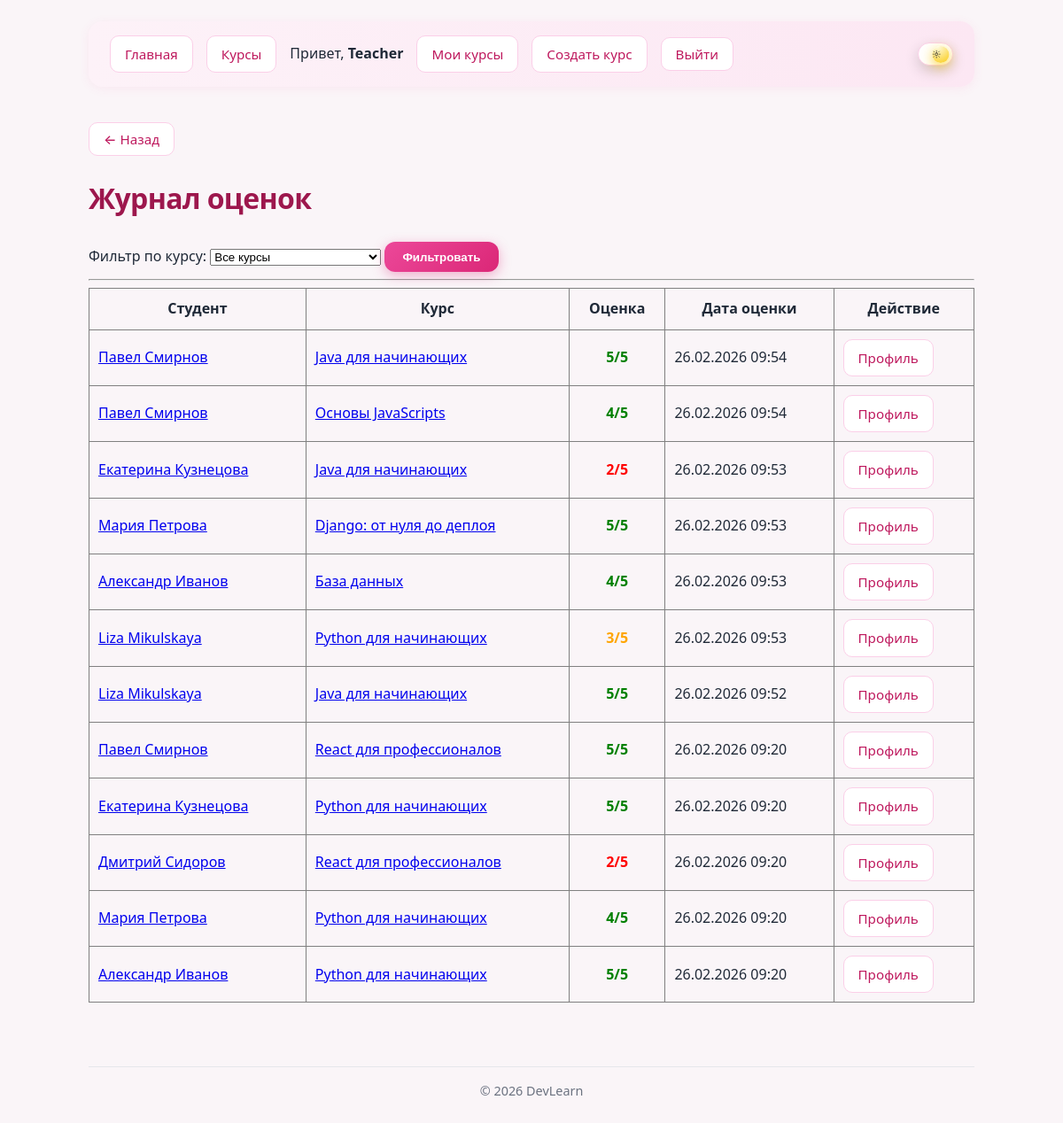
Page /courses/grade-book/ (signed in) on the committed database.
### courses/models.py (models this page shows, shortened)
class Grade(models.Model):
    student = models.ForeignKey(
        settings.AUTH_USER_MODEL,
        on_delete=models.CASCADE,
        related_name="grades",
        verbose_name="Студент",
    )
    course = models.ForeignKey(
        Course,
        on_delete=models.CASCADE,
        related_name="grades",
        verbose_name="Курс",
    )
    grade = models.IntegerField(
        "Оценка",
        choices=[(i, str(i)) for i in range(1, 6)],
        default=1,
    )
    date = models.DateTimeField("Дата оценки", auto_now=True)
    class Meta:
        unique_together = ["student", "course"]
        ordering = ["-date"]

class Course(models.Model):
    title = models.CharField("Название", max_length=100)
    description = models.TextField("Описание", blank=True)
    category = models.ForeignKey(
        "Category",
        on_delete=models.SET_NULL,
        null=True,
        blank=True,
        related_name="courses",
        verbose_name="Категория",
    )
    author = models.ForeignKey(
        settings.AUTH_USER_MODEL,
        on_delete=models.CASCADE,
        related_name="authored_courses",
        verbose_name="Автор",
    )
    price = models.DecimalField(
        "Цена",
        max_digits=10,
        decimal_places=2,
        default=0,
    )
    created_at = models.DateTimeField(auto_now_add=True)
    class Meta:
        ordering = ["-created_at"]

### courses/views.py (the view)
# urls.py: path("grade-book/", views.GradeBookView.as_view(), name="grade_book"),
class GradeBookView(LoginRequiredMixin, ListView):
    template_name = "courses/grade_book.html"
    context_object_name = "grades"
    login_url = reverse_lazy("users:login")
    def get_queryset(self):
        return Grade.objects.select_related("student", "course").order_by("-date")
    def get_context_data(self, **kwargs):
        context = super().get_context_data(**kwargs)
        context["courses"] = Course.objects.all()
        course_id = self.request.GET.get("course")
        if course_id and course_id.isdigit():
            context["grades"] = context["grades"].filter(course_id=int(course_id))
            context["selected_course"] = int(course_id)
        return context

### users/context_processors.py (called while the page is built)
def user_role(request):
    is_teacher = False
    if request.user.is_authenticated:
        profile = getattr(request.user, "profile", None)
        is_teacher = profile and profile.role == "teacher"
    return {"is_teacher": is_teacher}

### courses/templates/courses/grade_book.html (shortened to what this page needs)
{% extends "base.html" %}
{% block content %}
<h1>Журнал оценок</h1>
<div class="filter-section">
    <form method="get" class="filter-form">
        <label for="course-select">Фильтр по курсу:</label>
        <select name="course" id="course-select">
            <option value="">Все курсы</option>
        </select>
        <button type="submit" class="btn-primary">Фильтровать</button>
    </form>
</div>
<hr>
{% if grades %}
    <div class="grade-book-section">
        <table border="1" cellpadding="10" style="width: 100%; border-collapse: collapse;">
            <thead>
                <tr>
                    <th>Студент</th>
                    <th>Курс</th>
                    <th>Оценка</th>
                    <th>Дата оценки</th>
                    <th>Действие</th>
                </tr>
            </thead>
            <tbody>
                {% for grade in grades %}
                    <tr>
                        <td>
                            <a href="{% url 'courses:student_detail' grade.student.id %}">
                                {{ grade.student.get_full_name|default:grade.student.username }}
                            </a>
                        </td>
                        <td>
                            <a href="{% url 'courses:course_detail' grade.course.id %}">
                                {{ grade.course.title }}
                            </a>
                        </td>
                        <td style="text-align: center; font-weight: bold;">
                            {% if grade.grade >= 4 %}
                                <span style="color: green;">{{ grade.grade }}/5</span>
                            {% elif grade.grade == 3 %}
                                <span style="color: orange;">{{ grade.grade }}/5</span>
                            {% else %}
                                <span style="color: red;">{{ grade.grade }}/5</span>
                            {% endif %}
                        </td>
                        <td>{{ grade.date|date:"d.m.Y H:i" }}</td>
                        <td>
                            <a href="{% url 'courses:student_detail' grade.student.id %}" class="btn-nav">Профиль</a>
                        </td>
                    </tr>
                {% endfor %}
            </tbody>
        </table>
    </div>
{% else %}
    <p>Оценок в журнале нет.</p>
{% endif %}
{% endblock %}

### templates/base.html (shortened to what this page needs)
{% load static %}
<!DOCTYPE html>
<html lang="ru">
<head>
    <link rel="stylesheet" href="{% static 'css/style.css' %}">
</head>
<body>
    <nav>
        <a href="{% url 'index' %}" class="btn-nav">Главная</a>
        <a href="{% url 'courses:course_list' %}" class="btn-nav">Курсы</a>
        {% if user.is_authenticated %}
            <span>Привет, <strong>{{ user.username }}</strong></span>
            <a href="{% url 'courses:my_courses' %}" class="btn-nav">Мои курсы</a>
            {% if is_teacher %}
                <a href="{% url 'courses:course_create' %}" class="btn-nav">Создать курс</a>
            {% endif %}
            <form method="post" action="{% url 'users:logout' %}" class="form-inline">
                <button type="submit" class="btn-nav btn-logout">Выйти</button>
            </form>
        {% else %}
            <a href="{% url 'users:login' %}" class="btn-nav">Войти</a>
            <a href="{% url 'users:register' %}" class="btn-nav">Регистрация</a>
        {% endif %}
        <button
            type="button"
            class="theme-toggle"
            id="theme-toggle"
            aria-label="Переключить тему"
        >
            <span class="theme-toggle__thumb">
            </span>
        </button>
    </nav>
    <main>
        {% if request.path != '/' %}
        <p class="back-row">
            <button type="button" class="btn-nav btn-back" onclick="history.back()" aria-label="Назад">← Назад</button>
        </p>
        {% endif %}
        {% block content %}{% endblock %}
    </main>
    <footer>
        <hr>
        <p class="footer-copy">&copy; 2026 DevLearn</p>
    </footer>
</body>
</html>

### static/css/style.css (style rules this page uses)
:root { --pink-50: #fdf2f8; --pink-100: #fce7f3; --pink-200: #fbcfe8; --pink-300: #f9a8d4; --pink-400: #f472b6; --pink-500: #ec4899; --pink-600: #db2777; --pink-700: #be185d; --pink-800: #9d174d; --pink-900: #831843; --bg: #faf5f8; --card-bg: #ffffff; --text: #1f2937; --text-muted: #6b7280; --accent: #db2777; --accent-hover: #be185d; --border: #fbcfe8; --nav-bg: linear-gradient(90deg, #fdf2f8 0%, #fce7f3 100%); --nav-shadow: 0 2px 12px rgba(236, 72, 153, 0.08); --card-shadow: 0 4px 20px rgba(0, 0, 0, 0.06); --card-shadow-hover: 0 8px 30px rgba(236, 72, 153, 0.12); --hr-color: #e5e7eb; }
body { background: var(--bg); color: var(--text); line-height: 1.6; font-family: system-ui, -apple-system, "Segoe UI", Roboto, sans-serif; max-width: 1000px; margin: 0 auto; padding: 1.5rem; }
nav { background: var(--nav-bg); padding: 1rem 1.5rem; border-radius: 16px; box-shadow: var(--nav-shadow); display: flex; align-items: center; gap: 15px; margin-bottom: 2.5rem; flex-wrap: wrap; }
nav a, .btn-nav { display: inline-block; color: var(--pink-700); text-decoration: none; font-weight: 500; padding: 0.5rem 1rem; border-radius: 10px; border: 1px solid var(--pink-200); background: var(--card-bg); transition: background 0.2s, box-shadow 0.2s; cursor: pointer; font-size: 0.95rem; }
nav a.btn-nav { border: 1px solid var(--pink-200); }
nav .form-inline, nav form { display: inline; }
.btn-logout { background: var(--card-bg); border: 1px solid var(--pink-200); color: var(--pink-700); font-family: inherit; }
.btn-primary { display: inline-block; background: linear-gradient(135deg, #ec4899 0%, #db2777 100%); color: white !important; padding: 0.6rem 1.25rem; border-radius: 12px; border: none; font-weight: 600; text-decoration: none; box-shadow: 0 4px 14px rgba(219, 39, 119, 0.35); transition: transform 0.2s, box-shadow 0.2s; cursor: pointer; }
.back-row { margin-bottom: 1.25rem; }
.btn-back { font-family: inherit; }
h1 { color: var(--pink-800); font-weight: 700; letter-spacing: -0.02em; margin-bottom: 1.5rem; }
footer { margin-top: 3rem; padding-top: 1rem; }
.footer-copy { text-align: center; color: var(--text-muted); font-size: 0.9rem; }
footer hr { border: none; border-top: 1px solid var(--hr-color); }
.theme-toggle { position: relative; width: 2.5rem; height: 1.6rem; padding: 1px; border-radius: 999px; border: 1px solid var(--border); background: var(--card-bg); box-shadow: 0 6px 16px rgba(0, 0, 0, 0.16); display: inline-flex; align-items: center; justify-content: flex-start; cursor: pointer; outline: none; transition: background 0.2s, box-shadow 0.2s, border-color 0.2s; margin-left: auto; }
.theme-toggle__thumb { position: relative; width: 1.2rem; height: 1.2rem; border-radius: 999px; background: radial-gradient(circle at 30% 0%, #fefce8, #facc15); box-shadow: 0 4px 14px rgba(250, 204, 21, 0.85); display: inline-flex; align-items: center; justify-content: center; color: #020617; transform: translateX(0); transition: transform 0.25s cubic-bezier(0.4, 0, 0.2, 1), background 0.25s ease-out, box-shadow 0.25s ease-out; }
.theme-toggle__icon { width: 0.9rem; height: 0.9rem; display: block; }
.theme-toggle__icon--sun { opacity: 1; transform: scale(1); transition: opacity 0.2s ease-out, transform 0.2s ease-out; }
.theme-toggle[data-theme-state="light"] { background: var(--card-bg); border-color: var(--border); }
.theme-toggle[data-theme-state="light"] .theme-toggle__thumb { transform: translateX(0.9rem); }
.theme-toggle[data-theme-state="light"] .theme-toggle__icon--sun { opacity: 1; transform: scale(1); }

### rows in the picture
Grade: student.get_full_name "Павел Смирнов", course "Java для начинающих", grade "5", date "26.02.2026 09:54"
Grade: student.get_full_name "Павел Смирнов", course "Основы JavaScripts", grade "4", date "26.02.2026 09:54"
Grade: student.get_full_name "Екатерина Кузнецова", course "Java для начинающих", grade "2", date "26.02.2026 09:53"
Grade: student.get_full_name "Мария Петрова", course "Django: от нуля до деплоя", grade "5", date "26.02.2026 09:53"
Grade: student.get_full_name "Александр Иванов", course "База данных", grade "4", date "26.02.2026 09:53"
Grade: student.get_full_name "Liza Mikulskaya", course "Python для начинающих", grade "3", date "26.02.2026 09:53"
Grade: student.get_full_name "Liza Mikulskaya", course "Java для начинающих", grade "5", date "26.02.2026 09:52"
Grade: student.get_full_name "Павел Смирнов", course "React для профессионалов", grade "5", date "26.02.2026 09:20"
Grade: student.get_full_name "Екатерина Кузнецова", course "Python для начинающих", grade "5", date "26.02.2026 09:20"
Grade: student.get_full_name "Дмитрий Сидоров", course "React для профессионалов", grade "2", date "26.02.2026 09:20"
Grade: student.get_full_name "Мария Петрова", course "Python для начинающих", grade "4", date "26.02.2026 09:20"
Grade: student.get_full_name "Александр Иванов", course "Python для начинающих", grade "5", date "26.02.2026 09:20"

### other values in the picture
{{ user.username }} "Teacher"
